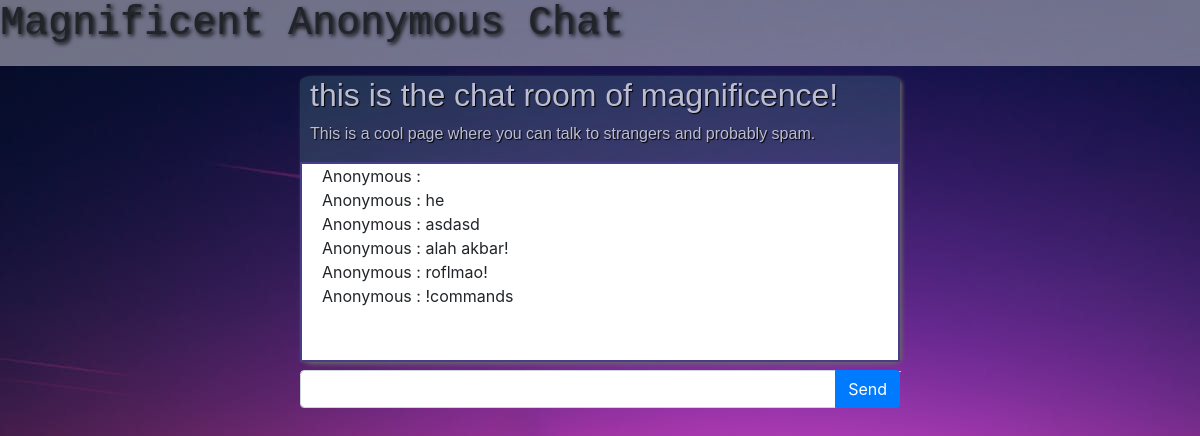
The page / on the database its author committed.
### chatroom_app/models.py (models this page shows, shortened)
class CHAT_MESSAGE(models.Model):
    messageText = models.CharField(max_length=512)
    author = models.CharField(max_length=25, default="Anonymous")
    class Meta:
        verbose_name = 'chatMessage'
        verbose_name_plural = 'chatMessages'

### chatroom_app/views.py (the view)
# urls.py: path('',MAINPAGE),
def MAINPAGE(request):
    command = 0
    chatForm = CHATFORM(request.POST)
    chatMessages = CHAT_MESSAGE.objects.all()
    if chatForm.is_valid():
        message = chatForm.cleaned_data["message"]
        if message == "!help" or message == "!commands":
            command = 1
        else:
            command = 0
            CHAT_MESSAGE.objects.get_or_create(messageText=message )
    else:
        pass
    data = {
        "form" : chatForm,
        "msgs" : chatMessages,
        "command": command
    }
    return render(request,"index.html",data)

### chatroom_app/forms.py
class CHATFORM(forms.Form):
    message = forms.CharField(required=False,label='',widget=forms.TextInput(attrs={'class' : 'form-control'}))

### template/index.html (shortened to what this page needs)
<!doctype html>
{% load static %}
<html lang="en">
  <head>
    <link rel="stylesheet" href="https://stackpath.bootstrapcdn.com/bootstrap/4.3.1/css/bootstrap.min.css">
    <link rel="stylesheet" href={% static 'style.css' %} >
  </head>
  <body  style="background-image: url( {%static 'img/bg.jpeg'%})" >
   <header>
   <h1>Magnificent Anonymous Chat</h1>
   </header>
<div class="grid-container">
  <div class="ChatWindow">
    <div class="chatTop">
        <h2>this is the chat room of magnificence!</h2>
        <p>This is a cool page where you can talk to strangers and probably spam.</p>
    </div>
        <div class="chatBody">
          {% for message in msgs  %}
          <div>
            {{ message.author }} : {{ message.messageText }}
          </div>
          {% endfor %}
    </div>
  </div>
  <div class="InputZone">
    <form method="post" class="inputform">
        <div class="input-group">
           {{ form.as_table }}
            <div class="input-group-append">
                    <button class="btn btn-primary"  action="" type="submit">Send</button>
            </div>
          </div>
    </form>
  </div>
</div>
  </body>
</html>

### chatroom_app/static/style.css (style rules this page uses)
header { background-color: rgba(188, 186, 201, 0.582); text-shadow: black 2px 2px 4px; font-family: monospace; padding-bottom: 10px; margin-bottom: 10px; }
.grid-container { display: grid; grid-template-columns: 1fr 1fr 1fr 1fr; grid-template-rows: 1fr 1fr 1fr; grid-template-areas: ". ChatWindow ChatWindow ." ". ChatWindow ChatWindow ." ". InputZone InputZone ."; }
.ChatWindow { grid-area: ChatWindow; margin-bottom: 0px; background-color: rgba(95, 158, 160, 0.24); border-radius: 2%; box-shadow: dimgrey 2px 2px 4px; }
.chatTop { font-family: 'Lucida Sans', 'Lucida Sans Regular', 'Lucida Grande', 'Lucida Sans Unicode', Geneva, Verdana, sans-serif; color: rgb(188, 188, 209); text-shadow: 1px 1px 1px black; padding-left: 10px; }
.chatBody { overflow-y: scroll; margin-top: 0px; height: 200px; padding-left: 20px; background-color: rgb(255, 255, 255); border: darkslateblue solid 2px ; }
.InputZone { grid-area: InputZone; margin-top: 8px; background-color: rgba(46, 0, 252, 0.041); max-height: 1px; box-shadow: lightblue 1px 1px; }

### rows shown on the page
CHAT_MESSAGE: author "Anonymous"
CHAT_MESSAGE: author "Anonymous", messageText "he"
CHAT_MESSAGE: author "Anonymous", messageText "asdasd"
CHAT_MESSAGE: author "Anonymous", messageText "alah akbar!"
CHAT_MESSAGE: author "Anonymous", messageText "roflmao!"
CHAT_MESSAGE: author "Anonymous", messageText "!commands"
